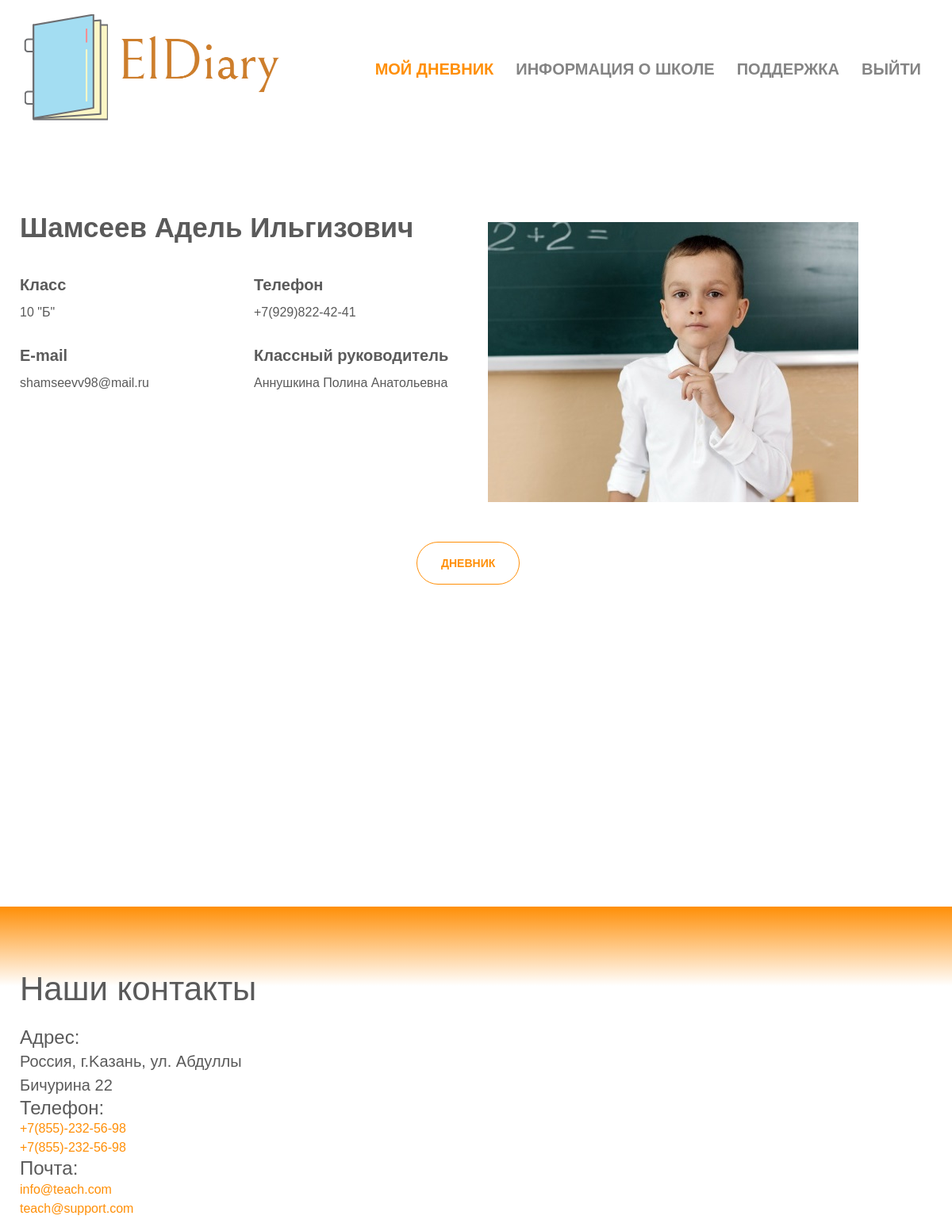
Screenshot of /new3/ (signed in) with the database file from the repository.
### landing/models.py (models this page shows)
class Employee(models.Model):
    user = models.OneToOneField(User, on_delete=models.CASCADE)
    telephone = models.CharField(max_length=100)
    CLASS = models.CharField(max_length=100, default="10")
    info = models.CharField(max_length=100, default=" ")

### landing/views.py (the view)
# urls.py: url(r'^new3/', views.new3, name='new3'),
def new3(request):
    use = User.objects.all()
    us = request.user
    use2 = User.objects.get(username=us)
    use3 = use2.id
    ose5 = User.objects.filter(id=use3)
    ose4 = Employee.objects.filter(user_id=use3)
    return render(request, 'dilary/st.html', context={'ose5': ose5, 'ose4': ose4})

### templates/dilary/st.html (shortened to what this page needs)
<html>
<head>
<link href="https://cdn.jsdelivr.net/npm/bootstrap@5.0.0-beta3/dist/css/bootstrap.min.css" rel="stylesheet">
<link rel="stylesheet" href="css/style.css">
   <link rel="stylesheet" href="../../static/assets/css/style-starter.css">
</head>
<header class="w3l-header">
	<div class="hero-header-11">
		<div class="hero-header-11-content">
			<div class="container">
				<nav class="navbar navbar-expand-lg navbar-light py-md-2 py-0 px-0">
					<a class="navbar-brand" href = "{% url 'home' %}"><img src="../../static/assets/images/снимок.png" alt="" /></a>
					<div class="collapse navbar-collapse" id="navbarSupportedContent">
						<ul class="navbar-nav ml-auto">
							<li class="nav-item active">
								<a class="nav-link" href = "{% url 'new3' %}">Мой дневник<span class="sr-only">(current)</span></a>
							</li>
							<li class="nav-item @@about-active">
								<a class="nav-link" href="{% url 'new' %}">Информация о школе</a>
							</li>
							<li class="nav-item @@contact-active">
								<a class="nav-link" href="{% url 'landing' %}">Поддержка</a>
							</li>
							<li class="nav-item @@contact-active">
                                 {% if user.is_authenticated %}
                    <a class="nav-link" href="{% url 'logout_url' %}">Выйти</a>
                    {% else %}
                    <a class="nav-link" href="{% url 'new2' %}">Войти</a>
                    {% endif %}
							</li>
						</ul>
					</div>
				</nav>
			</div>
		</div>
	</div>
</header>
<section class="w3l-about1" id="about">
  <div id="cwp23-block" class="py-5">
    <div class="container py-lg-5">
      <div class="row cwp23-content align-items-center">
        <div class="col-lg-6 cwp23-text">
          <div class="cwp23-title">
              {% for ose in ose5 %}
            <h3>{{ ose.last_name }}</h3>
          </div>
          <div class="cwp23-text-cols">
            <div class="column">
{% for ose1 in  ose4 %}
            {% if ose1.info == "1" %}
              <a href="services.html">Класс</a>
              <p>{{ ose1.CLASS }}</p>
                {% else %}
                <a>Должность</a>
                <p>Преподаватель</p>
            {% endif %}
    {% endfor %}
            </div>
{% for ose1 in ose4 %}
            <div class="column">
              <a href="services.html">Телефон</a>
              <p>{{ ose1.telephone }}</p>
            {% endfor %}
            </div>
            <div class="column">
              <a href="services.html">E-mail</a>
              <p>{{ ose.email }}</p>
            </div>
            <div class="column">
{% for ose1 in  ose4 %}
            {% if ose1.info == "1" %}
              <a href="services.html">Классный руководитель</a>
              <p>{{ ose.first_name}}</p>
   {% endif %} {% endfor %}
            </div>{%  endfor %}
          </div>
        </div>
        <div class="col-lg-6 mt-lg-0 mt-5 cwp23-img">
          <img src="../../static/assets/images/уч.jpg" class="img-fluid1" alt="" />
        </div>
      </div>
        {% for ose1 in  ose4 %}
            {% if ose1.info == "1" %}<a href="{% url 'new5' %}" class="btn btn-outline-secondary theme-button11">Дневник</a>
                {% else %}
                <a href="{% url 'new4' %}" class="btn btn-outline-secondary theme-button11">Журнал</a>
        {% endif %}
    {% endfor %}
    </div>
  </div>
</section>
 <footer class="w3l-footer-29-main" id="footer" style="padding-top: 300px">
     <div class="footer-29 py-5">
       <div class="container pb-lg-3">
         <div class="row footer-top-29">
           <div class="col-lg-4 col-md-6 footer-list-29 footer-1 mt-md-4">
             <a class="footer-logo mb-md-3 mb-2" alt="" />Наши контакты</a>
							<h4>Адрес:</h4>
							<p>Россия, г.Kaзань, ул. Абдуллы Бичурина 22</p>
						</div>
					</div>
					<div class="contact-info">
						<div class="contact-details">
							<h4>Телефон:</h4>
							<p><a href="tel:+598-658-456">+7(855)-232-56-98</a></p>
							<p><a href="tel:+598-658-457">+7(855)-232-56-98</a></p>
						</div>
					</div>
					<div class="contact-info">
						<div class="contact-details">
							<h4>Почта:</h4>
							<p><a href="mailto:mail@example.com" class="email">info@teach.com</a></p>
							<p><a href="mailto:mail@example.com" class="email">teach@support.com</a></p>
						</div>
					</div>
				</div>
			</div>
   </footer>

### rows the page displays
Employee: CLASS "10 \"Б\"", telephone "+7(929)822-42-41", info "ДНЕВНИК"

### other values shown
{{ ose.last_name }} "Шамсеев Адель Ильгизович"
{{ ose.email }} "shamseevv98@mail.ru"
{{ ose.first_name }} "Аннушкина Полина Анатольевна"
